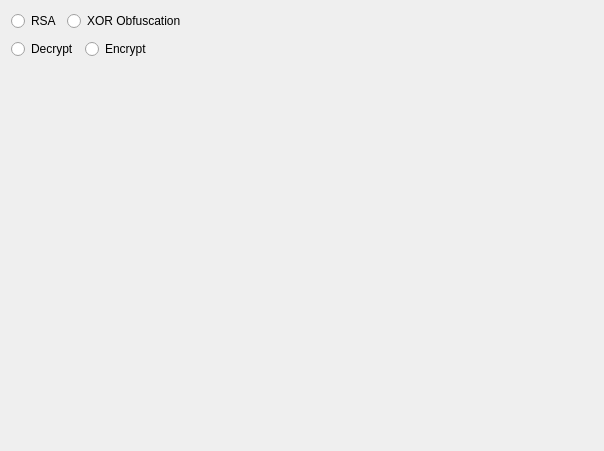
<?xml version="1.0" encoding="UTF-8"?>
<ui version="4.0">
 <class>Encryption</class>
 <widget class="QWidget" name="Encryption">
  <property name="geometry">
   <rect>
    <x>0</x>
    <y>0</y>
    <width>604</width>
    <height>451</height>
   </rect>
  </property>
  <property name="windowTitle">
   <string>Form</string>
  </property>
  <layout class="QGridLayout" name="gridLayout">
   <item row="0" column="1">
    <layout class="QHBoxLayout" name="method">
     <item>
      <widget class="QRadioButton" name="rb_RSA">
       <property name="text">
        <string>RSA</string>
       </property>
      </widget>
     </item>
     <item>
      <widget class="QRadioButton" name="rb_xor">
       <property name="text">
        <string>XOR Obfuscation</string>
       </property>
      </widget>
     </item>
     <item>
      <spacer name="horizontalSpacer">
       <property name="orientation">
        <enum>Qt::Horizontal</enum>
       </property>
       <property name="sizeHint" stdset="0">
        <size>
         <width>40</width>
         <height>20</height>
        </size>
       </property>
      </spacer>
     </item>
    </layout>
   </item>
   <item row="6" column="1">
    <widget class="QStackedWidget" name="UIs">
     <widget class="QWidget" name="RSA">
      <widget class="QWidget" name="horizontalLayoutWidget_2">
       <property name="geometry">
        <rect>
         <x>0</x>
         <y>0</y>
         <width>586</width>
         <height>25</height>
        </rect>
       </property>
       <layout class="QHBoxLayout" name="Ed">
        <item>
         <widget class="QRadioButton" name="rb_decrypt">
          <property name="text">
           <string>Decrypt</string>
          </property>
         </widget>
        </item>
        <item>
         <widget class="QRadioButton" name="rb_encrypt">
          <property name="text">
           <string>Encrypt</string>
          </property>
         </widget>
        </item>
        <item>
         <spacer name="horizontalSpacer_2">
          <property name="orientation">
           <enum>Qt::Horizontal</enum>
          </property>
          <property name="sizeHint" stdset="0">
           <size>
            <width>40</width>
            <height>20</height>
           </size>
          </property>
         </spacer>
        </item>
       </layout>
      </widget>
     </widget>
     <widget class="QWidget" name="XOR">
      <widget class="QWidget" name="horizontalLayoutWidget_3">
       <property name="geometry">
        <rect>
         <x>0</x>
         <y>0</y>
         <width>581</width>
         <height>31</height>
        </rect>
       </property>
       <layout class="QHBoxLayout" name="Ed_2">
        <item>
         <widget class="QRadioButton" name="radioButton_2">
          <property name="text">
           <string>Encrypt</string>
          </property>
         </widget>
        </item>
        <item>
         <widget class="QRadioButton" name="radioButton">
          <property name="text">
           <string>Decrypt</string>
          </property>
         </widget>
        </item>
        <item>
         <spacer name="horizontalSpacer_5">
          <property name="orientation">
           <enum>Qt::Horizontal</enum>
          </property>
          <property name="sizeHint" stdset="0">
           <size>
            <width>40</width>
            <height>20</height>
           </size>
          </property>
         </spacer>
        </item>
       </layout>
      </widget>
      <widget class="QWidget" name="horizontalLayoutWidget_4">
       <property name="geometry">
        <rect>
         <x>0</x>
         <y>40</y>
         <width>581</width>
         <height>31</height>
        </rect>
       </property>
       <layout class="QHBoxLayout" name="abh">
        <item>
         <widget class="QRadioButton" name="rb_ascii">
          <property name="text">
           <string>ASCII</string>
          </property>
         </widget>
        </item>
        <item>
         <widget class="QRadioButton" name="rb_binary">
          <property name="text">
           <string>Binary</string>
          </property>
         </widget>
        </item>
        <item>
         <widget class="QRadioButton" name="rb_hex">
          <property name="text">
           <string>Hex</string>
          </property>
         </widget>
        </item>
        <item>
         <spacer name="horizontalSpacer_6">
          <property name="orientation">
           <enum>Qt::Horizontal</enum>
          </property>
          <property name="sizeHint" stdset="0">
           <size>
            <width>40</width>
            <height>20</height>
           </size>
          </property>
         </spacer>
        </item>
       </layout>
      </widget>
      <widget class="QWidget" name="horizontalLayoutWidget_5">
       <property name="geometry">
        <rect>
         <x>0</x>
         <y>80</y>
         <width>581</width>
         <height>31</height>
        </rect>
       </property>
       <layout class="QHBoxLayout" name="key">
        <item>
         <widget class="QLabel" name="label">
          <property name="text">
           <string>Key:</string>
          </property>
         </widget>
        </item>
        <item>
         <widget class="QLineEdit" name="le_key">
          <property name="placeholderText">
           <string>e.g. (Apple, 0111, F08A)</string>
          </property>
         </widget>
        </item>
       </layout>
      </widget>
     </widget>
    </widget>
   </item>
  </layout>
 </widget>
 <resources/>
 <connections/>
</ui>
